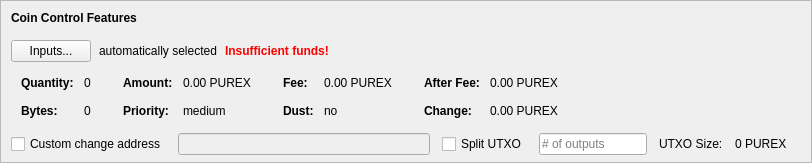
    <widget class="QFrame" name="frameCoinControl">
     <property name="sizePolicy">
      <sizepolicy hsizetype="Expanding" vsizetype="Expanding">
       <horstretch>0</horstretch>
       <verstretch>0</verstretch>
      </sizepolicy>
     </property>
     <property name="maximumSize">
      <size>
       <width>16777215</width>
       <height>16777215</height>
      </size>
     </property>
     <property name="frameShape">
      <enum>QFrame::StyledPanel</enum>
     </property>
     <property name="frameShadow">
      <enum>QFrame::Sunken</enum>
     </property>
     <layout class="QVBoxLayout" name="verticalLayoutCoinControl2">
      <property name="spacing">
       <number>0</number>
      </property>
      <property name="leftMargin">
       <number>0</number>
      </property>
      <property name="topMargin">
       <number>0</number>
      </property>
      <property name="rightMargin">
       <number>0</number>
      </property>
      <property name="bottomMargin">
       <number>6</number>
      </property>
      <item>
       <layout class="QVBoxLayout" name="verticalLayoutCoinControl" stretch="0,0,0,0,1">
        <property name="spacing">
         <number>0</number>
        </property>
        <property name="leftMargin">
         <number>10</number>
        </property>
        <property name="topMargin">
         <number>10</number>
        </property>
        <item>
         <layout class="QHBoxLayout" name="horizontalLayoutCoinControl1">
          <property name="bottomMargin">
           <number>15</number>
          </property>
          <item>
           <widget class="QLabel" name="labelCoinControlFeatures">
            <property name="sizePolicy">
             <sizepolicy hsizetype="Preferred" vsizetype="Maximum">
              <horstretch>0</horstretch>
              <verstretch>0</verstretch>
             </sizepolicy>
            </property>
            <property name="font">
             <font>
              <weight>75</weight>
              <bold>true</bold>
             </font>
            </property>
            <property name="styleSheet">
             <string notr="true">font-weight:bold;</string>
            </property>
            <property name="text">
             <string>Coin Control Features</string>
            </property>
           </widget>
          </item>
         </layout>
        </item>
        <item>
         <layout class="QHBoxLayout" name="horizontalLayoutCoinControl2" stretch="0,0,0,0">
          <property name="spacing">
           <number>8</number>
          </property>
          <property name="bottomMargin">
           <number>10</number>
          </property>
          <item>
           <widget class="QPushButton" name="pushButtonCoinControl">
            <property name="styleSheet">
             <string notr="true"/>
            </property>
            <property name="text">
             <string>Inputs...</string>
            </property>
            <property name="autoDefault">
             <bool>false</bool>
            </property>
           </widget>
          </item>
          <item>
           <widget class="QLabel" name="labelCoinControlAutomaticallySelected">
            <property name="text">
             <string>automatically selected</string>
            </property>
            <property name="margin">
             <number>5</number>
            </property>
           </widget>
          </item>
          <item>
           <widget class="QLabel" name="labelCoinControlInsuffFunds">
            <property name="font">
             <font>
              <weight>75</weight>
              <bold>true</bold>
             </font>
            </property>
            <property name="styleSheet">
             <string notr="true">color:red;font-weight:bold;</string>
            </property>
            <property name="text">
             <string>Insufficient funds!</string>
            </property>
            <property name="margin">
             <number>5</number>
            </property>
           </widget>
          </item>
          <item>
           <spacer name="horizontalSpacerCoinControl">
            <property name="orientation">
             <enum>Qt::Horizontal</enum>
            </property>
            <property name="sizeHint" stdset="0">
             <size>
              <width>40</width>
              <height>1</height>
             </size>
            </property>
           </spacer>
          </item>
         </layout>
        </item>
        <item>
         <widget class="QWidget" name="widgetCoinControl" native="true">
          <property name="sizePolicy">
           <sizepolicy hsizetype="Preferred" vsizetype="Preferred">
            <horstretch>0</horstretch>
            <verstretch>0</verstretch>
           </sizepolicy>
          </property>
          <property name="minimumSize">
           <size>
            <width>0</width>
            <height>0</height>
           </size>
          </property>
          <property name="styleSheet">
           <string notr="true"/>
          </property>
          <layout class="QHBoxLayout" name="horizontalLayoutCoinControl5">
           <property name="leftMargin">
            <number>0</number>
           </property>
           <property name="topMargin">
            <number>0</number>
           </property>
           <property name="rightMargin">
            <number>0</number>
           </property>
           <property name="bottomMargin">
            <number>0</number>
           </property>
           <item>
            <layout class="QHBoxLayout" name="horizontalLayoutCoinControl3" stretch="0,0,0,1">
             <property name="spacing">
              <number>20</number>
             </property>
             <property name="topMargin">
              <number>0</number>
             </property>
             <property name="bottomMargin">
              <number>10</number>
             </property>
             <item>
              <layout class="QFormLayout" name="formLayoutCoinControl1">
               <property name="horizontalSpacing">
                <number>10</number>
               </property>
               <property name="verticalSpacing">
                <number>14</number>
               </property>
               <property name="leftMargin">
                <number>10</number>
               </property>
               <property name="topMargin">
                <number>4</number>
               </property>
               <property name="rightMargin">
                <number>6</number>
               </property>
               <item row="0" column="0">
                <widget class="QLabel" name="labelCoinControlQuantityText">
                 <property name="font">
                  <font>
                   <weight>75</weight>
                   <bold>true</bold>
                  </font>
                 </property>
                 <property name="text">
                  <string>Quantity:</string>
                 </property>
                 <property name="margin">
                  <number>0</number>
                 </property>
                </widget>
               </item>
               <item row="0" column="1">
                <widget class="QLabel" name="labelCoinControlQuantity">
                 <property name="cursor">
                  <cursorShape>IBeamCursor</cursorShape>
                 </property>
                 <property name="contextMenuPolicy">
                  <enum>Qt::ActionsContextMenu</enum>
                 </property>
                 <property name="text">
                  <string notr="true">0</string>
                 </property>
                 <property name="margin">
                  <number>0</number>
                 </property>
                 <property name="textInteractionFlags">
                  <set>Qt::LinksAccessibleByMouse|Qt::TextSelectableByKeyboard|Qt::TextSelectableByMouse</set>
                 </property>
                </widget>
               </item>
               <item row="1" column="0">
                <widget class="QLabel" name="labelCoinControlBytesText">
                 <property name="font">
                  <font>
                   <weight>75</weight>
                   <bold>true</bold>
                  </font>
                 </property>
                 <property name="text">
                  <string>Bytes:</string>
                 </property>
                </widget>
               </item>
               <item row="1" column="1">
                <widget class="QLabel" name="labelCoinControlBytes">
                 <property name="cursor">
                  <cursorShape>IBeamCursor</cursorShape>
                 </property>
                 <property name="contextMenuPolicy">
                  <enum>Qt::ActionsContextMenu</enum>
                 </property>
                 <property name="text">
                  <string notr="true">0</string>
                 </property>
                 <property name="textInteractionFlags">
                  <set>Qt::LinksAccessibleByMouse|Qt::TextSelectableByKeyboard|Qt::TextSelectableByMouse</set>
                 </property>
                </widget>
               </item>
              </layout>
             </item>
             <item>
              <layout class="QFormLayout" name="formLayoutCoinControl2">
               <property name="horizontalSpacing">
                <number>10</number>
               </property>
               <property name="verticalSpacing">
                <number>14</number>
               </property>
               <property name="leftMargin">
                <number>6</number>
               </property>
               <property name="topMargin">
                <number>4</number>
               </property>
               <property name="rightMargin">
                <number>6</number>
               </property>
               <item row="0" column="0">
                <widget class="QLabel" name="labelCoinControlAmountText">
                 <property name="font">
                  <font>
                   <weight>75</weight>
                   <bold>true</bold>
                  </font>
                 </property>
                 <property name="text">
                  <string>Amount:</string>
                 </property>
                 <property name="margin">
                  <number>0</number>
                 </property>
                </widget>
               </item>
               <item row="0" column="1">
                <widget class="QLabel" name="labelCoinControlAmount">
                 <property name="cursor">
                  <cursorShape>IBeamCursor</cursorShape>
                 </property>
                 <property name="contextMenuPolicy">
                  <enum>Qt::ActionsContextMenu</enum>
                 </property>
                 <property name="text">
                  <string notr="true">0.00 PUREX</string>
                 </property>
                 <property name="textInteractionFlags">
                  <set>Qt::LinksAccessibleByMouse|Qt::TextSelectableByKeyboard|Qt::TextSelectableByMouse</set>
                 </property>
                </widget>
               </item>
               <item row="1" column="0">
                <widget class="QLabel" name="labelCoinControlPriorityText">
                 <property name="font">
                  <font>
                   <weight>75</weight>
                   <bold>true</bold>
                  </font>
                 </property>
                 <property name="text">
                  <string>Priority:</string>
                 </property>
                </widget>
               </item>
               <item row="1" column="1">
                <widget class="QLabel" name="labelCoinControlPriority">
                 <property name="cursor">
                  <cursorShape>IBeamCursor</cursorShape>
                 </property>
                 <property name="contextMenuPolicy">
                  <enum>Qt::ActionsContextMenu</enum>
                 </property>
                 <property name="text">
                  <string>medium</string>
                 </property>
                 <property name="textInteractionFlags">
                  <set>Qt::LinksAccessibleByMouse|Qt::TextSelectableByKeyboard|Qt::TextSelectableByMouse</set>
                 </property>
                </widget>
               </item>
              </layout>
             </item>
             <item>
              <layout class="QFormLayout" name="formLayoutCoinControl3">
               <property name="horizontalSpacing">
                <number>10</number>
               </property>
               <property name="verticalSpacing">
                <number>14</number>
               </property>
               <property name="leftMargin">
                <number>6</number>
               </property>
               <property name="topMargin">
                <number>4</number>
               </property>
               <property name="rightMargin">
                <number>6</number>
               </property>
               <item row="0" column="0">
                <widget class="QLabel" name="labelCoinControlFeeText">
                 <property name="font">
                  <font>
                   <weight>75</weight>
                   <bold>true</bold>
                  </font>
                 </property>
                 <property name="text">
                  <string>Fee:</string>
                 </property>
                 <property name="margin">
                  <number>0</number>
                 </property>
                </widget>
               </item>
               <item row="0" column="1">
                <widget class="QLabel" name="labelCoinControlFee">
                 <property name="cursor">
                  <cursorShape>IBeamCursor</cursorShape>
                 </property>
                 <property name="contextMenuPolicy">
                  <enum>Qt::ActionsContextMenu</enum>
                 </property>
                 <property name="text">
                  <string notr="true">0.00 PUREX</string>
                 </property>
                 <property name="textInteractionFlags">
                  <set>Qt::LinksAccessibleByMouse|Qt::TextSelectableByKeyboard|Qt::TextSelectableByMouse</set>
                 </property>
                </widget>
               </item>
               <item row="1" column="0">
                <widget class="QLabel" name="labelCoinControlLowOutputText">
                 <property name="font">
                  <font>
                   <weight>75</weight>
                   <bold>true</bold>
                  </font>
                 </property>
                 <property name="text">
                  <string>Dust:</string>
                 </property>
                </widget>
               </item>
               <item row="1" column="1">
                <widget class="QLabel" name="labelCoinControlLowOutput">
                 <property name="cursor">
                  <cursorShape>IBeamCursor</cursorShape>
                 </property>
                 <property name="contextMenuPolicy">
                  <enum>Qt::ActionsContextMenu</enum>
                 </property>
                 <property name="text">
                  <string>no</string>
                 </property>
                 <property name="textInteractionFlags">
                  <set>Qt::LinksAccessibleByMouse|Qt::TextSelectableByKeyboard|Qt::TextSelectableByMouse</set>
                 </property>
                </widget>
               </item>
              </layout>
             </item>
             <item>
              <layout class="QFormLayout" name="formLayoutCoinControl4">
               <property name="horizontalSpacing">
                <number>10</number>
               </property>
               <property name="verticalSpacing">
                <number>14</number>
               </property>
               <property name="leftMargin">
                <number>6</number>
               </property>
               <property name="topMargin">
                <number>4</number>
               </property>
               <property name="rightMargin">
                <number>6</number>
               </property>
               <item row="0" column="0">
                <widget class="QLabel" name="labelCoinControlAfterFeeText">
                 <property name="font">
                  <font>
                   <weight>75</weight>
                   <bold>true</bold>
                  </font>
                 </property>
                 <property name="text">
                  <string>After Fee:</string>
                 </property>
                 <property name="margin">
                  <number>0</number>
                 </property>
                </widget>
               </item>
               <item row="0" column="1">
                <widget class="QLabel" name="labelCoinControlAfterFee">
                 <property name="cursor">
                  <cursorShape>IBeamCursor</cursorShape>
                 </property>
                 <property name="contextMenuPolicy">
                  <enum>Qt::ActionsContextMenu</enum>
                 </property>
                 <property name="text">
                  <string notr="true">0.00 PUREX</string>
                 </property>
                 <property name="textInteractionFlags">
                  <set>Qt::LinksAccessibleByMouse|Qt::TextSelectableByKeyboard|Qt::TextSelectableByMouse</set>
                 </property>
                </widget>
               </item>
               <item row="1" column="0">
                <widget class="QLabel" name="labelCoinControlChangeText">
                 <property name="font">
                  <font>
                   <weight>75</weight>
                   <bold>true</bold>
                  </font>
                 </property>
                 <property name="text">
                  <string>Change:</string>
                 </property>
                </widget>
               </item>
               <item row="1" column="1">
                <widget class="QLabel" name="labelCoinControlChange">
                 <property name="cursor">
                  <cursorShape>IBeamCursor</cursorShape>
                 </property>
                 <property name="contextMenuPolicy">
                  <enum>Qt::ActionsContextMenu</enum>
                 </property>
                 <property name="text">
                  <string notr="true">0.00 PUREX</string>
                 </property>
                 <property name="textInteractionFlags">
                  <set>Qt::LinksAccessibleByMouse|Qt::TextSelectableByKeyboard|Qt::TextSelectableByMouse</set>
                 </property>
                </widget>
               </item>
              </layout>
             </item>
            </layout>
           </item>
          </layout>
         </widget>
        </item>
        <item>
         <layout class="QHBoxLayout" name="horizontalLayoutCoinControl4" stretch="0,0,0,0,0,0,0">
          <property name="spacing">
           <number>12</number>
          </property>
          <property name="sizeConstraint">
           <enum>QLayout::SetDefaultConstraint</enum>
          </property>
          <property name="topMargin">
           <number>5</number>
          </property>
          <property name="rightMargin">
           <number>5</number>
          </property>
          <item>
           <widget class="QCheckBox" name="checkBoxCoinControlChange">
            <property name="toolTip">
             <string>If this is activated, but the change address is empty or invalid, change will be sent to a newly generated address.</string>
            </property>
            <property name="text">
             <string>Custom change address</string>
            </property>
           </widget>
          </item>
          <item>
           <widget class="QValidatedLineEdit" name="lineEditCoinControlChange">
            <property name="enabled">
             <bool>false</bool>
            </property>
            <property name="sizePolicy">
             <sizepolicy hsizetype="Expanding" vsizetype="Fixed">
              <horstretch>0</horstretch>
              <verstretch>0</verstretch>
             </sizepolicy>
            </property>
           </widget>
          </item>
          <item>
           <widget class="QCheckBox" name="splitBlockCheckBox">
            <property name="text">
             <string>Split UTXO</string>
            </property>
           </widget>
          </item>
          <item>
           <widget class="QLineEdit" name="splitBlockLineEdit">
            <property name="sizePolicy">
             <sizepolicy hsizetype="Fixed" vsizetype="Fixed">
              <horstretch>50</horstretch>
              <verstretch>0</verstretch>
             </sizepolicy>
            </property>
            <property name="placeholderText">
             <string># of outputs</string>
            </property>
           </widget>
          </item>
          <item>
           <widget class="QLabel" name="labelBlockSizeText">
            <property name="text">
             <string>UTXO Size:</string>
            </property>
           </widget>
          </item>
          <item>
           <widget class="QLabel" name="labelBlockSize">
            <property name="text">
             <string>0 PUREX</string>
            </property>
           </widget>
          </item>
          <item>
           <widget class="QLabel" name="labelCoinControlChangeLabel">
            <property name="sizePolicy">
             <sizepolicy hsizetype="Preferred" vsizetype="Expanding">
              <horstretch>0</horstretch>
              <verstretch>0</verstretch>
             </sizepolicy>
            </property>
            <property name="minimumSize">
             <size>
              <width>0</width>
              <height>0</height>
             </size>
            </property>
            <property name="text">
             <string/>
            </property>
            <property name="margin">
             <number>3</number>
            </property>
           </widget>
          </item>
         </layout>
        </item>
        <item>
         <spacer name="verticalSpacerCoinControl">
          <property name="orientation">
           <enum>Qt::Vertical</enum>
          </property>
          <property name="sizeHint" stdset="0">
           <size>
            <width>800</width>
            <height>1</height>
           </size>
          </property>
         </spacer>
        </item>
       </layout>
      </item>
     </layout>
    </widget>
